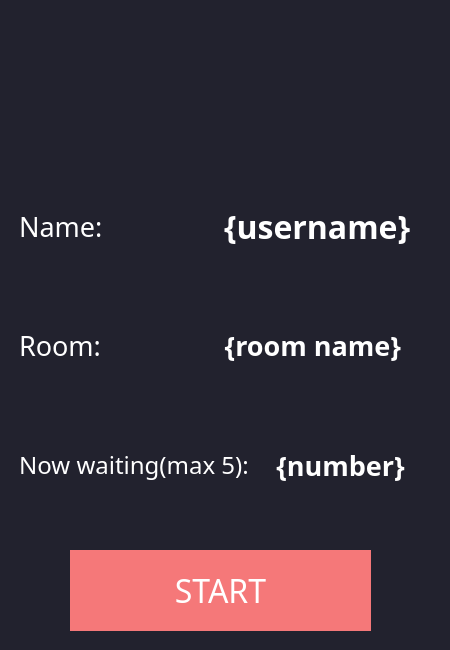
<?xml version="1.0" encoding="UTF-8"?>
<ui version="4.0">
 <class>WaitWindow</class>
 <widget class="QWidget" name="WaitWindow">
  <property name="geometry">
   <rect>
    <x>0</x>
    <y>0</y>
    <width>450</width>
    <height>650</height>
   </rect>
  </property>
  <property name="minimumSize">
   <size>
    <width>450</width>
    <height>650</height>
   </size>
  </property>
  <property name="maximumSize">
   <size>
    <width>450</width>
    <height>650</height>
   </size>
  </property>
  <property name="windowTitle">
   <string>Hangman - Waiting room</string>
  </property>
  <property name="styleSheet">
   <string notr="true">background-color: #22222e;
border: none;</string>
  </property>
  <widget class="QGroupBox" name="groupBox">
   <property name="geometry">
    <rect>
     <x>10</x>
     <y>160</y>
     <width>421</width>
     <height>371</height>
    </rect>
   </property>
   <property name="font">
    <font>
     <family>Sitka</family>
    </font>
   </property>
   <property name="title">
    <string/>
   </property>
   <layout class="QVBoxLayout" name="verticalLayout">
    <item>
     <layout class="QHBoxLayout" name="horizontalLayout_3">
      <item>
       <widget class="QLabel" name="label_5">
        <property name="font">
         <font>
          <family>Sitka</family>
          <pointsize>20</pointsize>
         </font>
        </property>
        <property name="styleSheet">
         <string notr="true">color: #fff;</string>
        </property>
        <property name="text">
         <string>Name:</string>
        </property>
        <property name="alignment">
         <set>Qt::AlignLeading|Qt::AlignLeft|Qt::AlignVCenter</set>
        </property>
       </widget>
      </item>
      <item>
       <widget class="QLabel" name="username_label">
        <property name="font">
         <font>
          <family>Sitka</family>
          <pointsize>24</pointsize>
          <weight>75</weight>
          <bold>true</bold>
         </font>
        </property>
        <property name="styleSheet">
         <string notr="true">color: #fff;</string>
        </property>
        <property name="text">
         <string>{username}</string>
        </property>
        <property name="alignment">
         <set>Qt::AlignLeading|Qt::AlignLeft|Qt::AlignVCenter</set>
        </property>
       </widget>
      </item>
     </layout>
    </item>
    <item>
     <layout class="QHBoxLayout" name="horizontalLayout_2">
      <item>
       <widget class="QLabel" name="label_7">
        <property name="font">
         <font>
          <family>Sitka</family>
          <pointsize>20</pointsize>
         </font>
        </property>
        <property name="styleSheet">
         <string notr="true">color: #fff;</string>
        </property>
        <property name="text">
         <string>Room:</string>
        </property>
        <property name="alignment">
         <set>Qt::AlignLeading|Qt::AlignLeft|Qt::AlignVCenter</set>
        </property>
       </widget>
      </item>
      <item alignment="Qt::AlignLeft">
       <widget class="QLabel" name="room_name_label">
        <property name="font">
         <font>
          <family>Sitka</family>
          <pointsize>20</pointsize>
          <weight>75</weight>
          <bold>true</bold>
         </font>
        </property>
        <property name="styleSheet">
         <string notr="true">color: #fff;</string>
        </property>
        <property name="lineWidth">
         <number>1</number>
        </property>
        <property name="text">
         <string>{room name}</string>
        </property>
        <property name="alignment">
         <set>Qt::AlignRight|Qt::AlignTrailing|Qt::AlignVCenter</set>
        </property>
        <property name="indent">
         <number>0</number>
        </property>
       </widget>
      </item>
     </layout>
    </item>
    <item>
     <layout class="QHBoxLayout" name="horizontalLayout">
      <property name="spacing">
       <number>10</number>
      </property>
      <item>
       <widget class="QLabel" name="label_2">
        <property name="font">
         <font>
          <family>Sitka</family>
          <pointsize>18</pointsize>
         </font>
        </property>
        <property name="styleSheet">
         <string notr="true">color: #fff;</string>
        </property>
        <property name="text">
         <string>Now waiting(max 5):</string>
        </property>
        <property name="alignment">
         <set>Qt::AlignCenter</set>
        </property>
       </widget>
      </item>
      <item>
       <widget class="QLabel" name="num_players_label">
        <property name="font">
         <font>
          <family>Sitka</family>
          <pointsize>20</pointsize>
          <weight>75</weight>
          <bold>true</bold>
         </font>
        </property>
        <property name="styleSheet">
         <string notr="true">color: #fff;</string>
        </property>
        <property name="text">
         <string>{number}</string>
        </property>
        <property name="alignment">
         <set>Qt::AlignCenter</set>
        </property>
       </widget>
      </item>
     </layout>
    </item>
   </layout>
  </widget>
  <widget class="QPushButton" name="start_button">
   <property name="enabled">
    <bool>false</bool>
   </property>
   <property name="geometry">
    <rect>
     <x>70</x>
     <y>550</y>
     <width>301</width>
     <height>81</height>
    </rect>
   </property>
   <property name="font">
    <font>
     <family>Sitka</family>
     <pointsize>24</pointsize>
    </font>
   </property>
   <property name="cursor">
    <cursorShape>PointingHandCursor</cursorShape>
   </property>
   <property name="styleSheet">
    <string notr="true">color: #fff; background-color: #f57879;
border: none;</string>
   </property>
   <property name="text">
    <string>START</string>
   </property>
  </widget>
  <widget class="QLabel" name="label">
   <property name="geometry">
    <rect>
     <x>20</x>
     <y>20</y>
     <width>411</width>
     <height>121</height>
    </rect>
   </property>
   <property name="maximumSize">
    <size>
     <width>500</width>
     <height>500</height>
    </size>
   </property>
   <property name="styleSheet">
    <string notr="true"/>
   </property>
   <property name="text">
    <string/>
   </property>
   <property name="pixmap">
    <pixmap>../img/pixmap.png</pixmap>
   </property>
   <property name="alignment">
    <set>Qt::AlignCenter</set>
   </property>
  </widget>
 </widget>
 <resources/>
 <connections/>
</ui>
